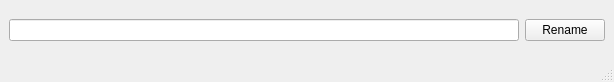
<?xml version="1.0" encoding="UTF-8"?>
<ui version="4.0">
 <class>MainWindow</class>
 <widget class="QMainWindow" name="MainWindow">
  <property name="geometry">
   <rect>
    <x>0</x>
    <y>0</y>
    <width>614</width>
    <height>82</height>
   </rect>
  </property>
  <property name="windowTitle">
   <string>Simple Renamer</string>
  </property>
  <widget class="QWidget" name="centralwidget">
   <layout class="QGridLayout" name="gridLayout_2">
    <item row="0" column="1">
     <widget class="QPushButton" name="pb_exexute">
      <property name="text">
       <string>Rename</string>
      </property>
     </widget>
    </item>
    <item row="0" column="0">
     <widget class="QLineEdit" name="le_text"/>
    </item>
   </layout>
  </widget>
  <widget class="QMenuBar" name="menubar">
   <property name="geometry">
    <rect>
     <x>0</x>
     <y>0</y>
     <width>614</width>
     <height>21</height>
    </rect>
   </property>
  </widget>
  <widget class="QStatusBar" name="statusbar"/>
 </widget>
 <resources/>
 <connections/>
</ui>
